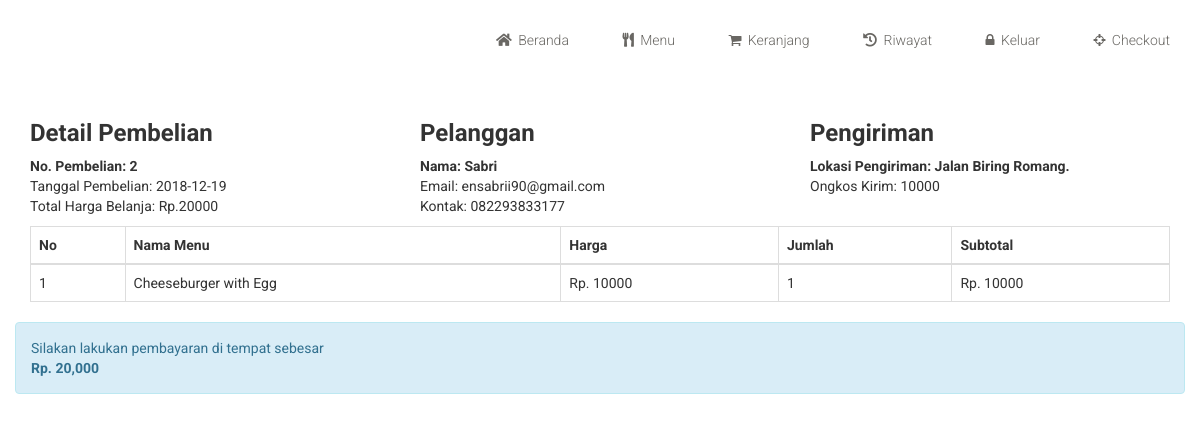
Screenshot of /nota.php?id=2 (signed in) with the database file from the repository.
### tables this page shows
CREATE TABLE IF NOT EXISTS `pembelian` (
  `id_pembelian` int(11) NOT NULL AUTO_INCREMENT,
  `id_user` int(11) NOT NULL,
  `id_ongkir` int(11) NOT NULL,
  `tanggal_pembelian` date NOT NULL,
  `total_pembelian` int(11) NOT NULL,
  `tarif` int(11) NOT NULL,
  `alamat_pengiriman` text NOT NULL,
  `status_pembelian` varchar(100) NOT NULL DEFAULT 'Dalam Proses',
  PRIMARY KEY (`id_pembelian`)
);

CREATE TABLE IF NOT EXISTS `user` (
  `id_user` int(11) NOT NULL AUTO_INCREMENT,
  `nama` varchar(255) NOT NULL,
  `email` varchar(255) NOT NULL,
  `pass` varchar(255) NOT NULL,
  `kontak` varchar(255) NOT NULL,
  PRIMARY KEY (`id_user`)
);

CREATE TABLE IF NOT EXISTS `pembelian_menu` (
  `id_pembelian_menu` int(5) NOT NULL AUTO_INCREMENT,
  `id_pembelian` int(5) NOT NULL,
  `id_menu` int(5) NOT NULL,
  `jumlah` int(20) NOT NULL,
  `nama_menu` varchar(100) NOT NULL,
  `harga` varchar(50) NOT NULL,
  `subharga` varchar(50) NOT NULL,
  PRIMARY KEY (`id_pembelian_menu`)
);

### nota.php (the view, shortened to what this page needs)
<?php
include 'konfig.php';
include 'headatas.php';
?>
<?php
include 'headbawah.php';
?>
<section>
    <div class="container">
        <?php
        $ambil = $koneksi->query("SELECT * FROM pembelian JOIN user ON pembelian.id_user=user.id_user WHERE pembelian.id_pembelian='$_GET[id]' ");
        $detail = $ambil->fetch_assoc();
        ?>
        <div class="row">
            <div class="col-sm-4">
                <h3><b>Detail Pembelian</b></h3>
                <b>No. Pembelian:  <?php echo $detail['id_pembelian']; ?> </b> <br>
                <p>
                Tanggal Pembelian: <?php echo $detail['tanggal_pembelian']; ?> <br>
                Total Harga Belanja: Rp.<?php echo $detail['total_pembelian']; ?>
                </p>
            </div>
            <div class="col-sm-4">
                <h3><strong>Pelanggan</strong></h3>
                <b>Nama: <?php echo $detail['nama']; ?></b> <br>
                <p>
                Email: <?php echo $detail['email']; ?> <br>
                Kontak: <?php echo $detail['kontak']; ?>
                </p>
            </div>
            <div class="col-sm-4">
                <h3><strong>Pengiriman</strong></h3>
                <b>Lokasi Pengiriman: <?php echo $detail['alamat_pengiriman']; ?> </b> <br>
                <p>
                Ongkos Kirim: <?php echo $detail['tarif']; ?> <br>
                </p>
            </div>
        </div>
        <table class="table table-bordered">
            <thead>
                <tr>
                    <th>No</th>
                    <th>Nama Menu</th>
                    <th>Harga</th>
                    <th>Jumlah </th>
                    <th>Subtotal</th>
                </tr>
            </thead>
            <tbody>
                <?php $nomor = 1;  ?>
                <?php $ambil = $koneksi->query("SELECT * FROM pembelian_menu WHERE id_pembelian = '$_GET[id]'"); ?>
                <?php while($pecah=$ambil->fetch_assoc()) {  ?>
                <tr>
                    <td><?php echo $nomor; ?></td>
                    <td><?php echo $pecah['nama_menu']; ?></td>
                    <td>Rp. <?php echo $pecah['harga']; ?></td>
                    <td><?php echo $pecah['jumlah']; ?></td>
                    <td>Rp. <?php echo $pecah['subharga']; ?></td>
                </tr>
                <?php $nomor++; ?>
                <?php } ?>
            </tbody>
        </table>
    </div>
</section>
<div class="row">
    <div class="col-md-12">
        <div class="alert alert-info">
            <p>Silakan lakukan pembayaran di tempat sebesar  <br>
            <strong>Rp. <?php echo number_format($detail['total_pembelian']); ?></strong></p>
        </div>
    </div>
</div>
</body>
</html>

### css/main.css (style rules this page uses)
html, body { font-family: 'Roboto', sans-serif; background: ; position: relative; font-weight: 400px; padding: 0; margin: 0; height: 100%; }
h1, h2, h3, h4, h5, h6 { font-family: 'Roboto', sans-serif; }

### rows the page displays
pembelian: id_pembelian "2", tanggal_pembelian "2018-12-19", total_pembelian "20000", id_user.nama "Sabri", id_user.email "ensabrii90@gmail.com", id_user.kontak "082293833177", alamat_pengiriman "Jalan Biring Romang.", tarif "10000", total_pembelian "20,000"
pembelian_menu: nama_menu "Cheeseburger with Egg", harga "10000", jumlah "1", subharga "10000"
